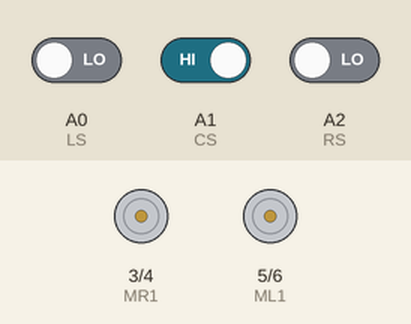
This sketch was run on a simulated Arduino Uno, built with avr-gcc and run on an emulated ATmega328P. Shown: motor-driver pin pairs drawn as motors (green arrow = first pin HIGH = forward, orange = second pin HIGH = backward, longer = more drive). Inputs (shaded band) come from the test bench; at power-on: A0 (LS) LOW, A2 (RS) LOW, A1 (CS) HIGH.

Above: at 1.2 s.
1.3 s: A0 (LS) driven HIGH
At 2.1 s:
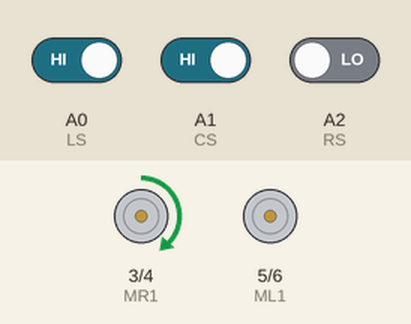
2.8 s: A0 (LS) driven LOW and A2 (RS) driven HIGH
At 3.3 s:
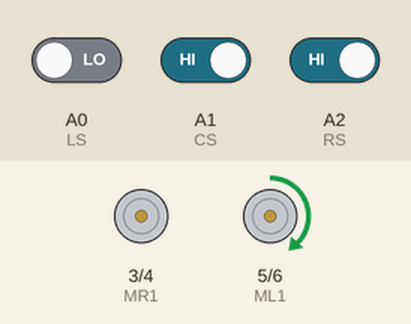
4.3 s: A0 (LS) driven HIGH and A1 (CS) driven LOW
At 5.5 s:
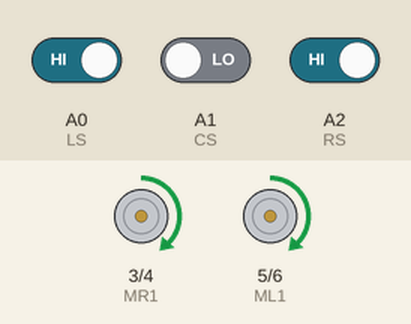
5.8 s: A2 (RS) driven LOW
At 6.8 s:
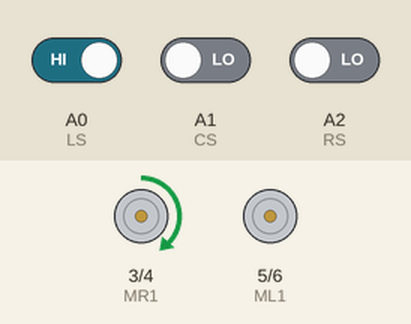
7.3 s: A2 (RS) driven HIGH
At 7.9 s:
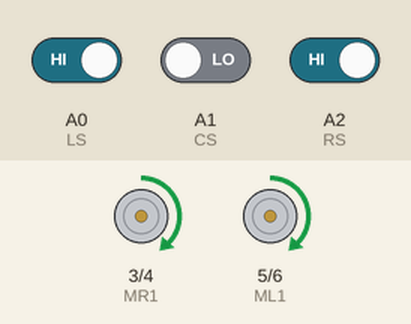
8.8 s: A0 (LS) driven LOW
At 10.2 s:
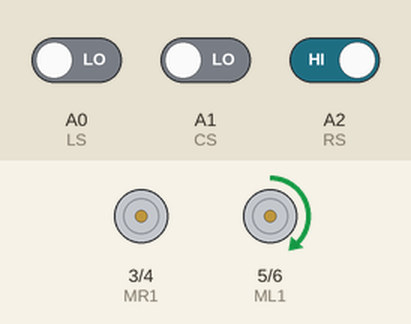
Timing chart, 0 to 11.3 s (numbered marks = the images above; inputs shaded):
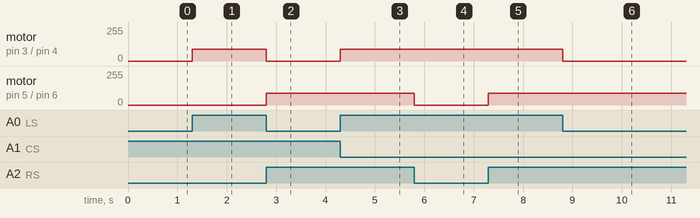

Measured:
- after the input at 1.3 s, motor on pin 3 (MR1) / pin 4 (MR2): stopped → forward 90/255 at once
- after the input at 2.8 s, motor on pin 3 (MR1) / pin 4 (MR2): forward 90/255 → stopped at once; motor on pin 5 (ML1) / pin 6 (ML2): stopped → forward 90/255 at once
- after the input at 4.3 s, motor on pin 3 (MR1) / pin 4 (MR2): stopped → forward 90/255 at once
- after the input at 5.8 s, motor on pin 5 (ML1) / pin 6 (ML2): forward 90/255 → stopped at once
- after the input at 7.3 s, motor on pin 5 (ML1) / pin 6 (ML2): stopped → forward 90/255 at once
- after the input at 8.8 s, motor on pin 3 (MR1) / pin 4 (MR2): forward 90/255 → stopped at once

The sketch:

LineFollower_Ultrasonic.ino
```cpp
#define MR1 3
#define MR2 4
#define ML1 5
#define ML2 6
#define Speed 90
#define LS   A0
#define RS   A2 // black line output low, white line output high
#define CS  A1
#define echopin 8// echo pin
#define trigpin 7 // Trigger pin
int  frontDistance;
long duration;
int R , L , C ; // integers for sensor readings
void setup() {
  pinMode(MR1, OUTPUT);
  pinMode(ML1, OUTPUT);
  pinMode(MR2, OUTPUT);
  pinMode(ML2, OUTPUT);
  pinMode(LS, INPUT);
  pinMode(RS, INPUT);
  pinMode(CS, INPUT);
  pinMode (trigpin, OUTPUT);
  pinMode (echopin, INPUT);
}

void loop() {
  R = digitalRead(RS);
  L = digitalRead(LS);// sensor reading
  C = digitalRead(CS);
//  frontDistance = DistanceCalc(); // odamo add eh w ykhbat
//  if (frontDistance > 5 ) { // lw odamo el seka salka khalsa ykmle
    if (R == 1 && L == 1 && C == 0) {
      forward(); // the robot is in his track
    }
    else if (R == 0 && L == 1) {
      Right(); // hyzbot 7alo ymen 34an sensor el ymeen 2ary eno 3aala el track
    }
    else if (R == 1 && L == 0) {
      Left(); // hyzbot 7alo Shmal 34an sensor el Shmal 2ary eno 3aala el Track
    }
    else if (R == 0 && L == 0 && C == 0) {
      Stop(); // el talata 2reeen eswd fa kda stop
    }
//  }
//  else {
//    Skip(); // wasal hena yb2a el seka msh salka fa hay5la3
//  }
//Z();
}
void forward() {
  analogWrite(MR1, Speed);
  analogWrite(ML1, Speed);
  digitalWrite(MR2, LOW);
  digitalWrite(ML2, LOW);
}
void Stop() {
  digitalWrite(MR1, LOW);
  digitalWrite(MR2, LOW);
  digitalWrite(ML1, LOW);
  digitalWrite(ML2, LOW);
}
void backward() {
  analogWrite(MR2, Speed);
  analogWrite(ML2, Speed);
  digitalWrite(MR1, LOW);
  digitalWrite(ML1, LOW);

}
void Right() {
  analogWrite(MR1, Speed);
  digitalWrite(MR2, LOW);
  digitalWrite(ML1, LOW);
  digitalWrite(ML2, LOW);
}
void Left() {
  analogWrite(ML1, Speed);
  digitalWrite(MR2, LOW);
  digitalWrite(MR1, LOW);
  digitalWrite(ML2, LOW);
}
int DistanceCalc() {
  digitalWrite(trigpin, LOW);
  delayMicroseconds(2);
  digitalWrite(trigpin, HIGH);
  delayMicroseconds(10);
  digitalWrite(trigpin, LOW);
  duration = pulseIn(echopin, HIGH);
  return duration * 0.034 / 2; // in CMs
}
void Skip() {
  Left();
  delay(300);
  forward();
  delay(1000);
  Right();
  delay(300);
  forward();
  delay(750);
  Right();
  delay(300);
  forward();
}
void Z() {
  forward();
  delay(2000);
  Stop();
  delay(2000);
  backward();
  delay(2000);
  Stop();
  delay(2000);
  Left();
  delay(2000);
  Stop();
  delay(2000);
  Right();
  delay(2000);
  Stop();
  delay(2000);
}
```
